Frame 1 (no input): blank canvas, image omitted
Frame 60 (no input): blank canvas, image omitted
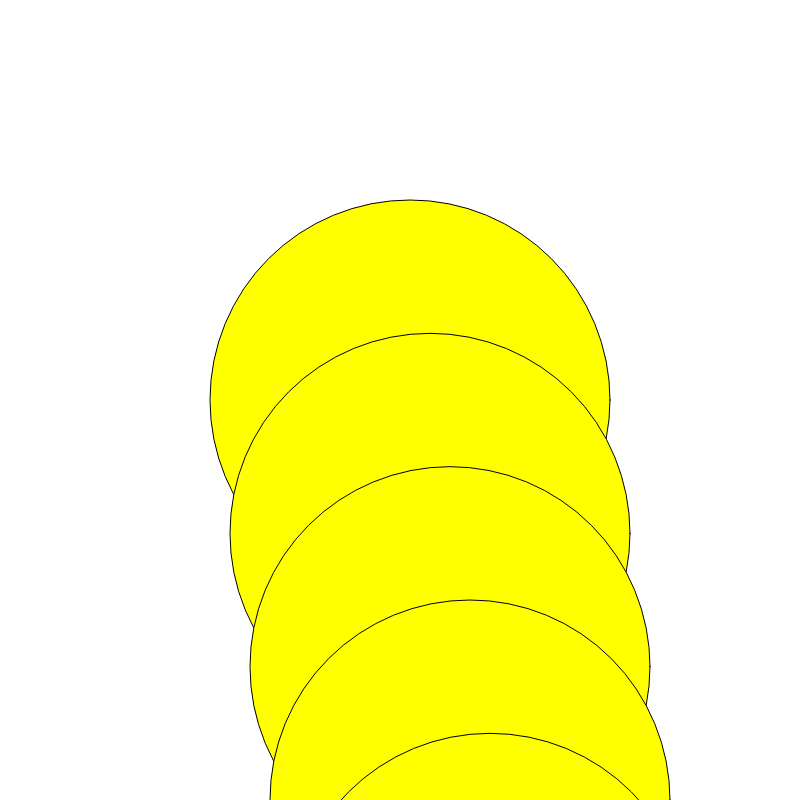
Frame 120 (the mouse pressed at the canvas centre since frame 60)

The p5.js sketch whose frames 1 and 60 were blank and that drew this single picture after the mouse press (run headless with seeded random() and noise() and a simulated clock; from frame 60 on, the mouse is pressed at the canvas centre):

// p5.js sketch
// ── sketch.js
// Schule für Gestaltung, Basel
// Creative Coding Workshop
// Yann Graf + Roger Aeschbach
// Can be found online here: https://editor.p5js.org/yanngraf/sketches/MrWW2sPlu

function setup() {
  createCanvas(800, 800);
}

function draw() {
  
  let speedcounter = 0;
  for (var x=10; x < 200; x = x+20) {

    let speed = abs(winMouseX - pwinMouseX);

    fill(color(mouseX+x,mouseY,0));
    ellipse(mouseX+x,mouseY+speedcounter,speed,speed);

    speedcounter += (speed/3);
  }
}
